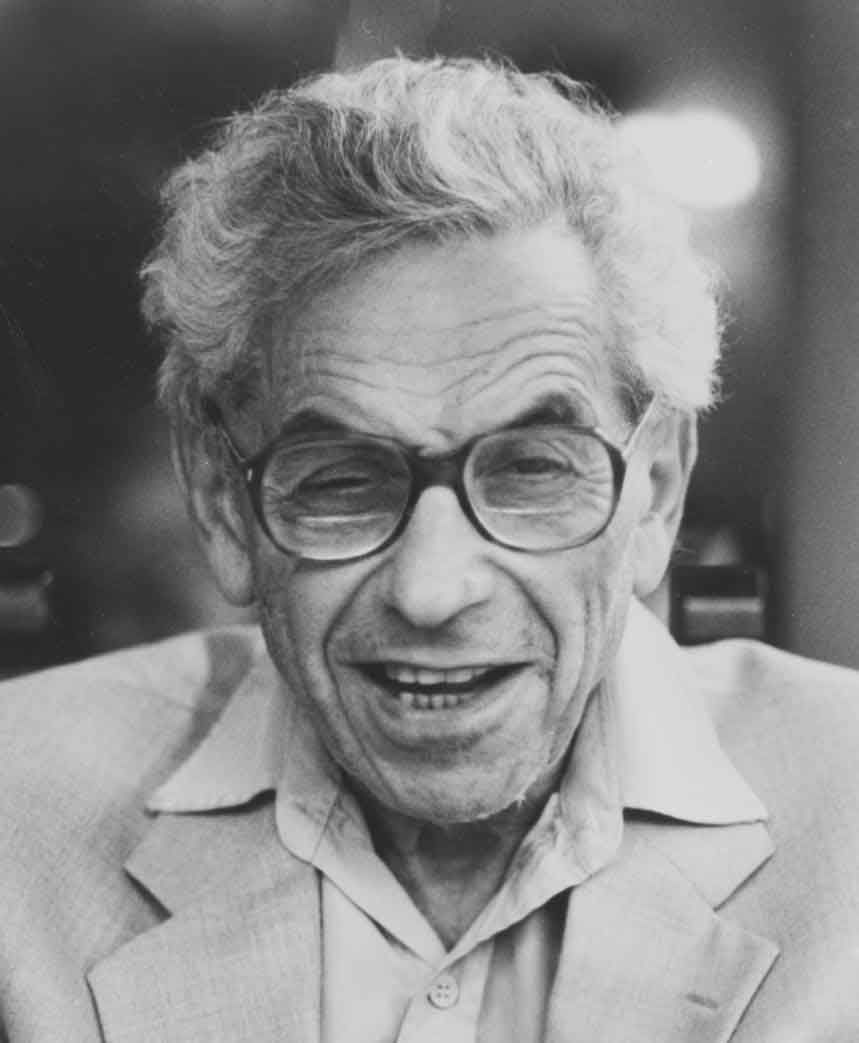
%> input picture fft2/pic1.png, 859 x 1043 px
$ octave fft2.m   (GNU Octave 9; MATLAB toolbox functions it lacks are replaced by stand-ins)
%> lines starting %> are read from the running program, lines starting %| are printed output that depends on the picture
clc;clear;
A = imread("pic1.png"); B = imread ("pic2.png");
%> further down, A is the input picture: size 1043x859 uint8; min 30, max 232, mean 135
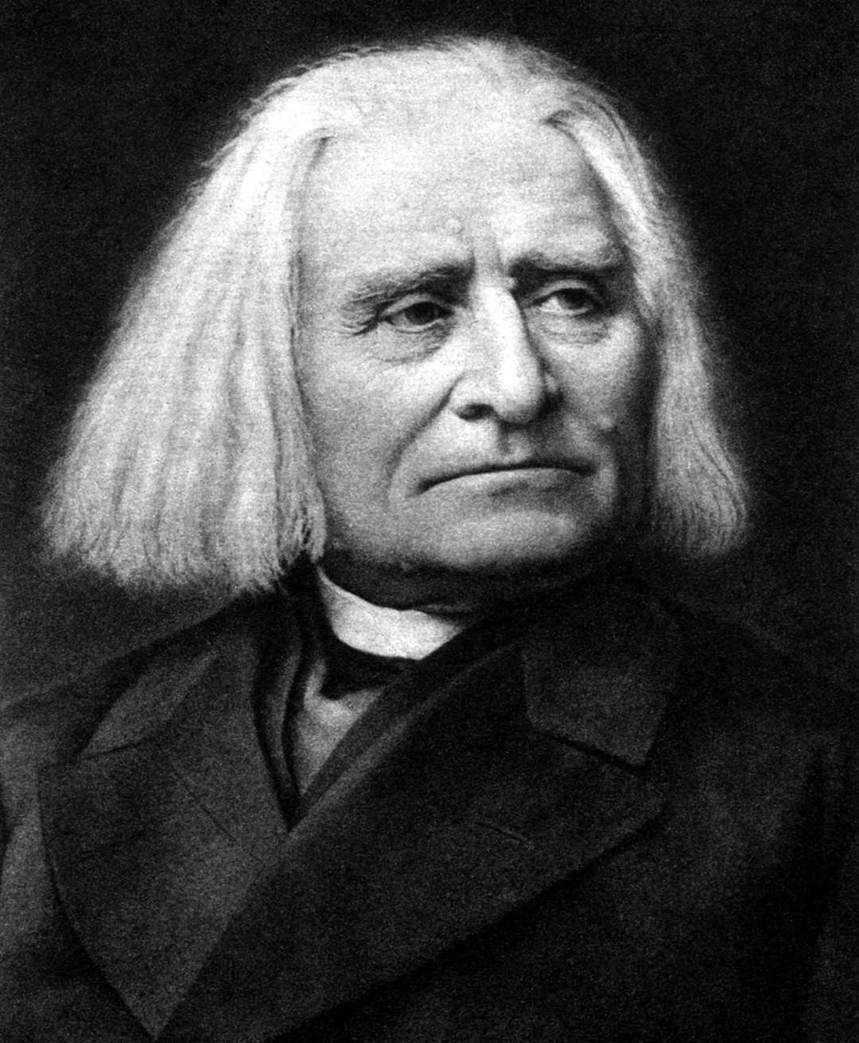
%> input picture fft2/pic2.png, 859 x 1043 px
%> further down, B is the input picture: size 1043x859 uint8; min 0, max 255, mean 68.9

fftA = fft2(A); magA = abs(fftA); phA = angle(fftA);
fftB = fft2(B); magB = abs(fftB); phB = angle(fftB);
%> after `phB = angle(fftB)`:
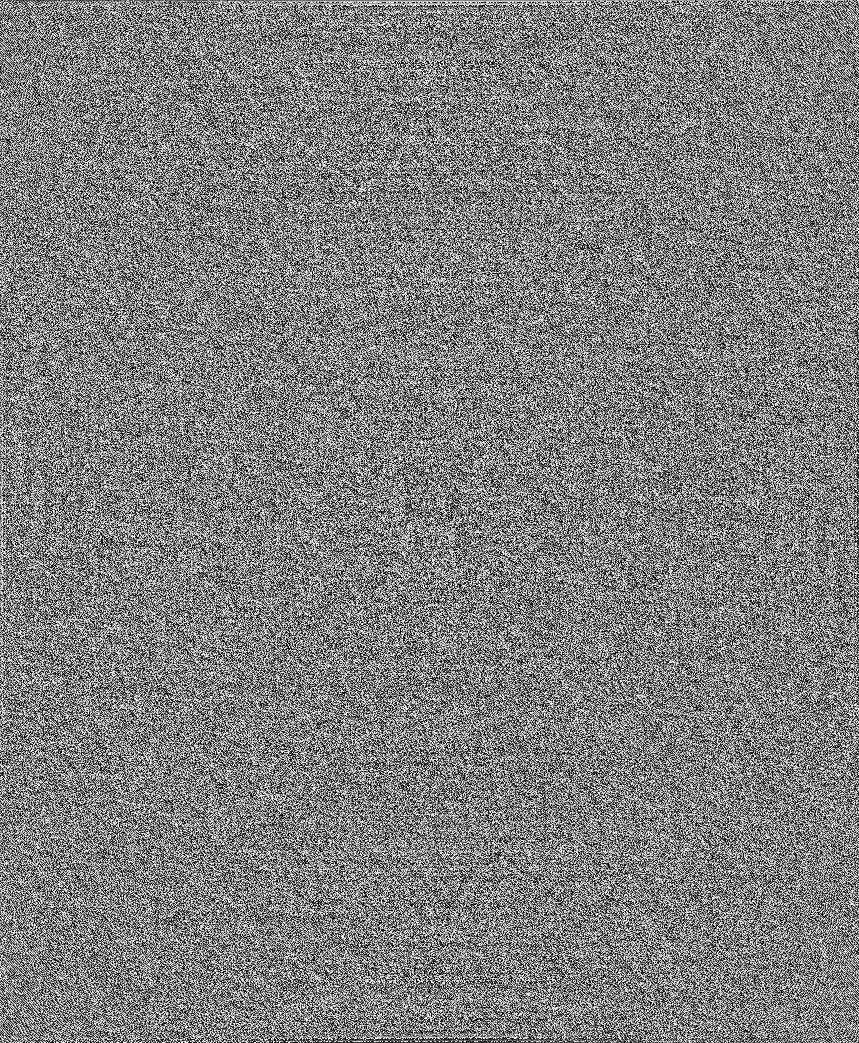
%> phB: size 1043x859 double; min -3.14, max 3.14, mean 1.52e-18; drawn with min black and max white

nfftA = magA .* exp(1i*phB);
new_A = uint8(ifft2(nfftA));
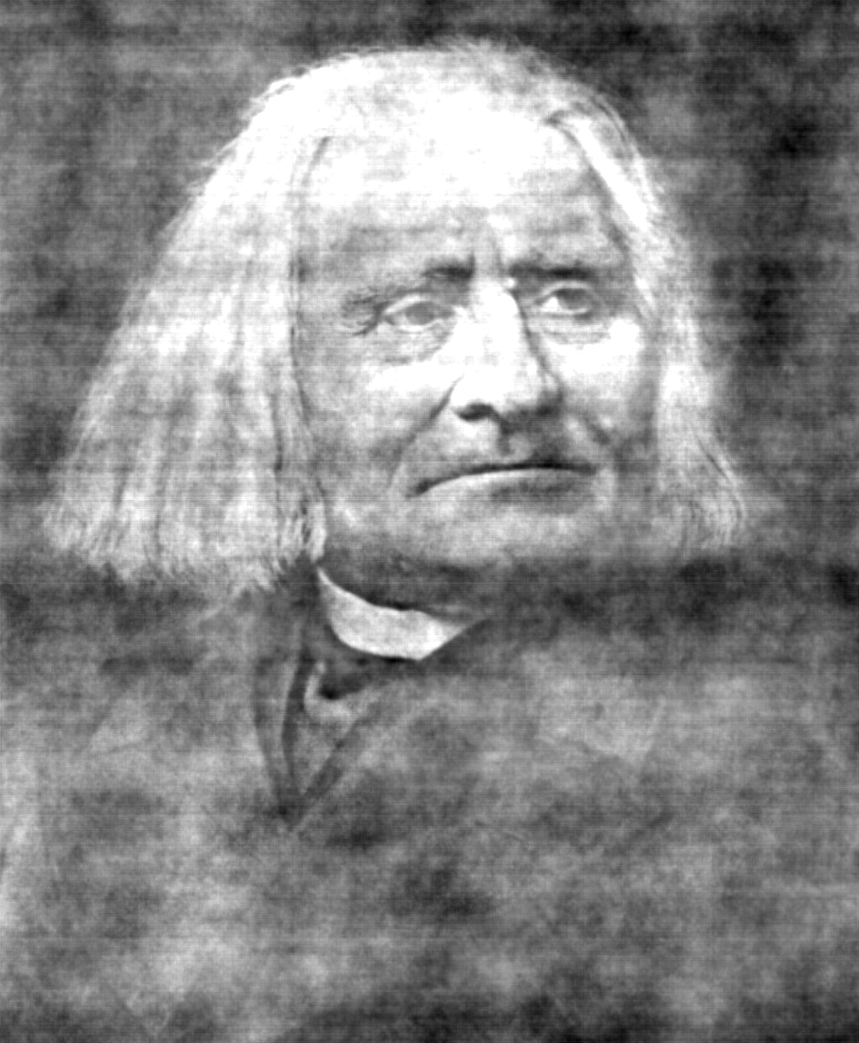
%> new_A: size 1043x859 uint8; min 0, max 255, mean 134.3

nfftB = magB .* exp(1i*phA);
new_B = uint8(ifft2(nfftB));
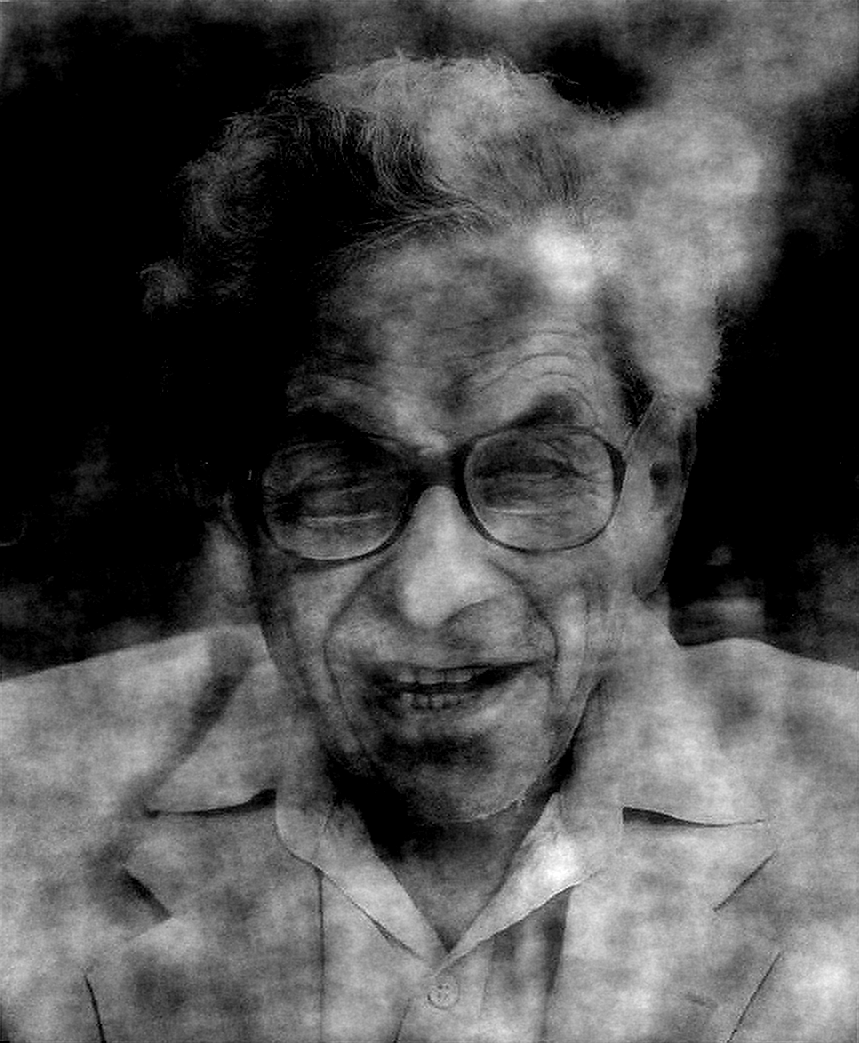
%> new_B: size 1043x859 uint8; min 0, max 255, mean 78.6
figure;
subplot(2,2,1); imshow(A); title('pic1');
subplot(2,2,2); imshow(B); title('pic2');
subplot(2,2,3); imshow(new_A); title('|magA| ∠ phB');
subplot(2,2,4); imshow(new_B); title('|magB| ∠ PhA');
